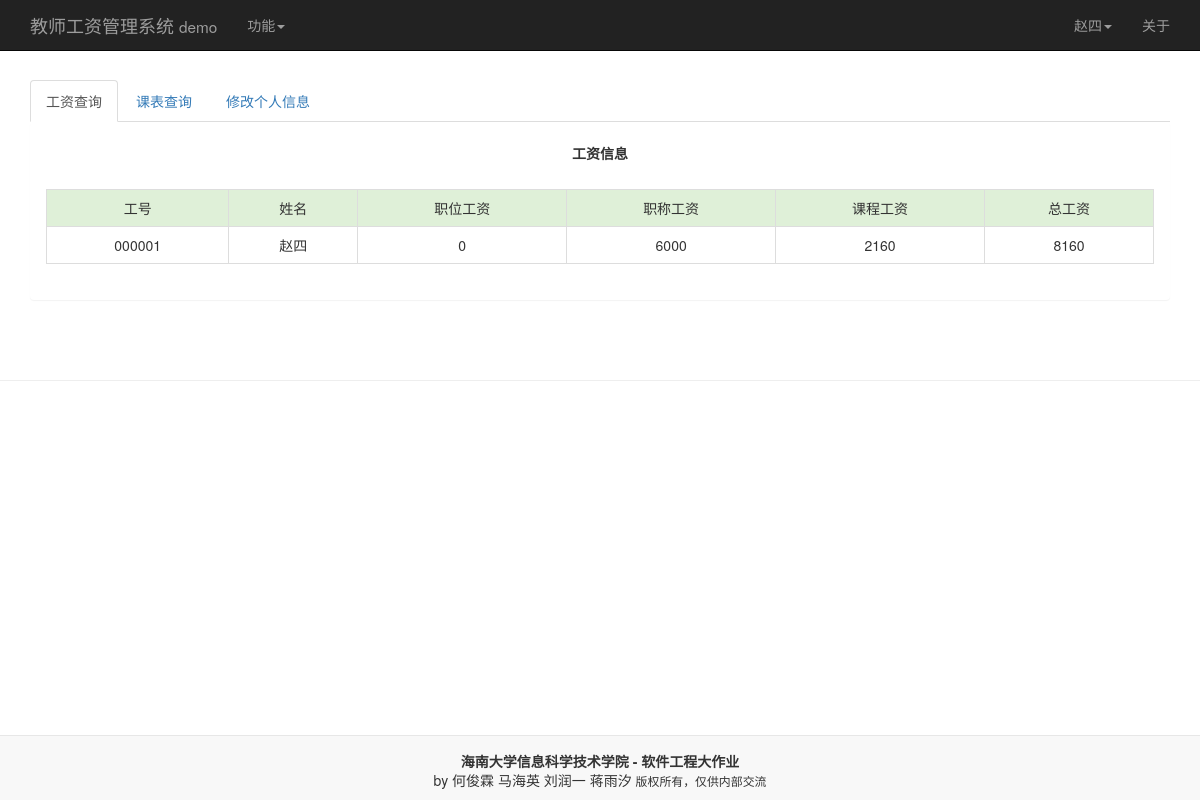
Page /user.php (signed in) on the committed database.
### tables this page shows
CREATE TABLE `user` (
  `staff_number` char(6) NOT NULL,
  `staff_name` varchar(30) NOT NULL,
  `modify_right` int(11) DEFAULT '0',
  `staff_position` int(11) NOT NULL DEFAULT '0',
  `professional_title` int(11) NOT NULL DEFAULT '0',
  `password` varchar(20) NOT NULL
);

CREATE TABLE `staff_position` (
  `position_code` int(11) NOT NULL,
  `position_name` varchar(60) NOT NULL,
  `wage` int(11) NOT NULL
);

CREATE TABLE `professional_title` (
  `title_code` int(1) NOT NULL,
  `title_name` varchar(60) NOT NULL,
  `wage` int(11) NOT NULL
);

### query.php (called while the page is built, shortened)
<?php
require_once "connect.php";
$staff_number = $_SESSION["staff_number"];
$modify_right = $_SESSION["modify_right"];
if (isset($staff_number) && isset($modify_right)) {
    $query_user = "SELECT *  FROM user WHERE staff_number='$staff_number'";
    if($staff_info_result = $con->query($query_user)) {
        $staff_info_result_row = $staff_info_result->fetch_row();
        $staff_name = $staff_info_result_row[1];
        $staff_position_code = $staff_info_result_row[3];
        $professional_title_code = $staff_info_result_row[4];
    } else {
        echo '<script>alert("查询用户信息失败");</script>';
    }
    $query_position = "SELECT *  FROM staff_position WHERE position_code='$staff_position_code'";
    if($staff_position_result = $con->query($query_position)) {
        $staff_position_result_row = $staff_position_result->fetch_row();
        $position_wage=$staff_position_result_row[2];
    } else {
        echo '<script>alert("查询职位信息失败");</script>';
    }
    $query_title = "SELECT *  FROM professional_title WHERE title_code='$professional_title_code'";
    if($staff_title_result = $con->query($query_title)) {
        $staff_title_result_row = $staff_title_result->fetch_row();
        $title_wage=$staff_title_result_row[2];
    } else {
        echo '<script>alert("查询职位信息失败");</script>';
    }
    if ($position_wage>$title_wage){
        $title_wage=0;
    } else{
        $position_wage=0;
    }
    $query_course_list = "SELECT * FROM course WHERE course_number IN (SELECT course_number FROM teaching_arrangement WHERE staff_number='$staff_number')";
} else {
    echo '<script>alert("当前账户已退出，请重新登录");location.href="index.php";</script>';
}
?>

### user.php (the view, shortened to what this page needs)
<?php
require_once "query.php";
$salary_sum = 0;
$course_list_result_1 = $con->query($query_course_list);
for ($i = 0; $i < $course_list_result_1->num_rows; $i++) {
    $course_list_result_row = $course_list_result_1->fetch_row();
    $lesson_number = $course_list_result_row[2];
    $class_size = $course_list_result_row[3];
    switch ($professional_title_code) {
        case '1':
            $basic_wage = CLASSWAGE * 1.2;
            break;
    }
    if ($class_size > 40) {
        $single_class_wage = $basic_wage * 1.1;
    } else if ($class_size > 60) {
        $single_class_wage = $basic_wage * 1.2;
    } else {
        $single_class_wage = $basic_wage;
    }
    $salary_sum = $salary_sum + $single_class_wage * $lesson_number;
}
?>
<!DOCTYPE html>
<html lang="zh-CN">
<head>
    <link href="assets/css/bootstrap.min.css" rel="stylesheet">
    <link href="assets/css/style.css" rel="stylesheet">
</head>
<body style="padding-top: 70px;">
<nav class="navbar navbar-default navbar-fixed-top navbar-inverse " role="navigation">
    <div class="container">
        <div class="navbar-header">
            <a class="navbar-brand" href="#">教师工资管理系统
                <small>demo</small>
            </a>
        </div>
        <div class="collapse navbar-collapse" id="nav-title">
            <ul class="nav navbar-nav">
                <li class="dropdown" id="nav-feature">
                    <a href="#" class="dropdown-toggle" data-toggle="dropdown" role="button" aria-haspopup="true"
                       aria-expanded="false">功能<span class="caret"></span></a>
                </li>
            </ul>
            <ul class="nav navbar-nav navbar-right">
                <li class="dropdown" id="nav-user">
                    <a href="#" class="dropdown-toggle" data-toggle="dropdown" role="button" aria-haspopup="true"
                       aria-expanded="false">
                        <?php echo $staff_name ?><span class="caret"></span></a>
                </li>
                <li><a href="#" data-toggle="modal" data-target="#about">关于</a></li>
            </ul>
        </div>
    </div>
</nav>
<div class="container" style="padding-top: 10px; padding-bottom: 40px;">
    <ul class="nav nav-tabs" role="tablist" id="feature-tab">
        <li role="presentation" class="active"><a href="#wage_query" aria-controls="home" role="tab" data-toggle="tab">工资查询</a>
        </li>
        <li role="presentation"><a href="#class_query" aria-controls="profile" role="tab" data-toggle="tab">课表查询</a>
        </li>
        <li role="presentation"><a href="#info_modify" aria-controls="messages" role="tab" data-toggle="tab">修改个人信息</a>
        </li>
    </ul>
    <div class="tab-content">
        <div role="tabpanel" class="tab-pane active" id="wage_query">
            <div class="panel" id="wage_panel">
                <div class="panel-heading text-center"><strong>工资信息</strong></div>
                <div class="panel-body">
                    <table class="table table-bordered table-hover table-striped text-center">
                        <tr class="success">
                            <td>工号</td>
                            <td>姓名</td>
                            <td>职位工资</td>
                            <td>职称工资</td>
                            <td>课程工资</td>
                            <td>总工资</td>
                        </tr>
                        <tr>
                            <td>
                                <?php echo $staff_number ?>
                            </td>
                            <td>
                                <?php echo $staff_name ?>
                            </td>
                            <td>
                                <?php echo $position_wage ?>
                            </td>
                            <td>
                                <?php echo $title_wage ?>
                            </td>
                            <td>
                                <?php echo $salary_sum ?>
                            </td>
                            <td>
                                <?php echo $position_wage + $title_wage + $salary_sum ?>
                            </td>
                        </tr>
                    </table>
                </div>
            </div>
        </div>
    </div>
</div>
<hr class="divider">
<div class="navbar navbar-default navbar-fixed-bottom">
    <div class="container">
        <footer class="text-center" style="padding-top: 15px;">
            <p style="margin-bottom: -1px;"><strong>海南大学信息科学技术学院 - 软件工程大作业</strong></p>
            <p>by 何俊霖 马海英 刘润一 蒋雨汐
                <small>版权所有，仅供内部交流</small>
            </p>
        </footer>
    </div>
</div>
</body>
</html>

### rows in the picture
user: staff_name "赵四"
staff_position: wage.wage "0", $position_wage + $title_wage + $salary_sum "8160"
professional_title: wage "6000"

### other values in the picture
$staff_number "000001"
$salary_sum "2160"
